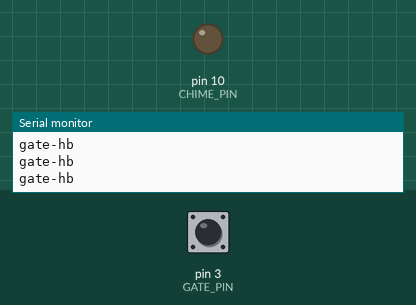
This sketch was run on a simulated Arduino Uno, built with avr-gcc and run on an emulated ATmega328P. Shown: output pins drawn as LEDs (lit = HIGH), the last lines printed to the serial monitor. Inputs (shaded band) come from the test bench; at power-on: pin 3 (GATE_PIN) HIGH.

Above: at 1.2 s.
1.3 s: pin 3 (GATE_PIN) pulled LOW for 3.2 s
At 1.7 s:
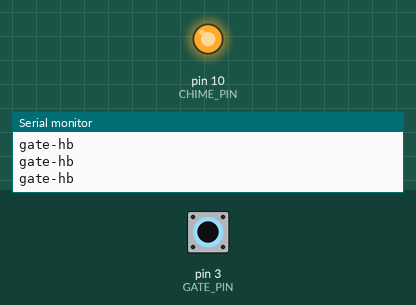
6.4 s: pin 3 (GATE_PIN) pulled LOW for 0.15 s
At 9.2 s:
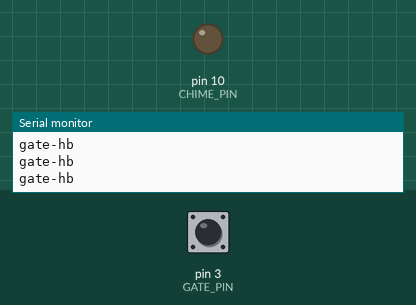
9.5 s: pin 3 (GATE_PIN) pulled LOW for 1 s
At 10.3 s:
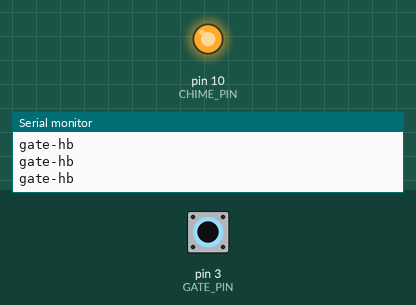
12.8 s: pin 3 (GATE_PIN) pulsed LOW 2 times (0.12 s each, 0.3 s apart)
At 15.4 s:
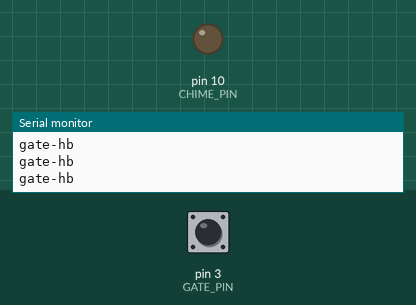
Timing chart, 0 to 16.9 s (numbered marks = the images above; inputs shaded):
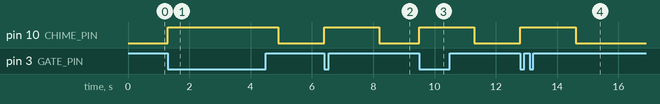

The sketch:

sketch.ino
```cpp
// Front porch gate chime.
// Gate contact on D3 (pull-up, active LOW when open), chime coil on D10.
// Keep a UART heartbeat alive for the monitoring hub.

const uint8_t GATE_PIN = 3;
const uint8_t CHIME_PIN = 10;
const unsigned long CHIME_MS = 1800;
const unsigned long HB_MS = 300;

unsigned long lastHb = 0;
unsigned long openCount = 0;

void chimeHigh()
{
    digitalWrite(CHIME_PIN, HIGH);
}

void chimeLow()
{
    digitalWrite(CHIME_PIN, LOW);
}

void pulseChimeBlocking()
{
    openCount++;
    chimeHigh();
    delay(CHIME_MS);
    chimeLow();
}

void sendHb()
{
    Serial.println("gate-hb");
}

bool gateOpened()
{
    return digitalRead(GATE_PIN) == LOW;
}

void setup()
{
    pinMode(GATE_PIN, INPUT_PULLUP);
    pinMode(CHIME_PIN, OUTPUT);
    chimeLow();
    Serial.begin(9600);
    lastHb = millis();
}

void loop()
{
    if (gateOpened())
    {
        pulseChimeBlocking();
    }

    unsigned long now = millis();
    if (now - lastHb >= HB_MS)
    {
        lastHb = now;
        sendHb();
    }
}
```

Measured:
- after the input at 1.3 s, pin 10 (CHIME_PIN): LOW → HIGH at once, → LOW 3.6 s later
- after the input at 6.4 s, pin 10 (CHIME_PIN): LOW → HIGH at once, → LOW 1.8 s later
- after the input at 9.5 s, pin 10 (CHIME_PIN): LOW → HIGH at once, → LOW 1.8 s later
- after the input at 12.8 s, pin 10 (CHIME_PIN): LOW → HIGH at once, → LOW 1.8 s later
